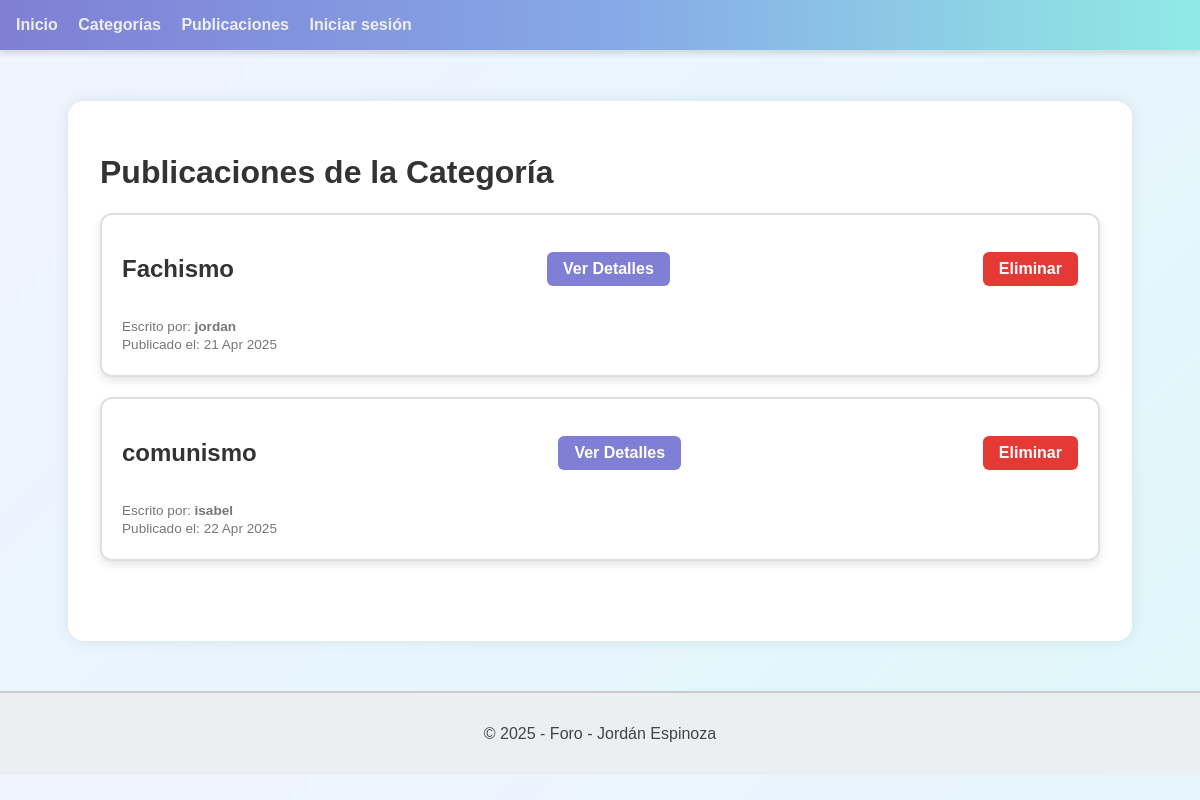
The page /foro/publicaciones/categoria/12/ on the database its author committed.
### foro_aplicacion/models.py (models this page shows, shortened)
class Publicacion(models.Model):
    titulo = models.CharField(max_length=100)
    cuerpo = models.TextField()
    fecha_creacion = models.DateTimeField(auto_now_add=True)
    fecha_modificacion = models.DateTimeField(auto_now=True)
    usuario = models.ForeignKey(Usuario, on_delete=models.CASCADE, related_name='publicaciones')
    categoria = models.ForeignKey(Categoria, on_delete=models.CASCADE, related_name='publicaciones')
    etiquetas = models.ManyToManyField(Etiqueta, through='PublicacionEtiqueta', related_name='publicaciones')

class Usuario(AbstractUser):
    correo = models.EmailField(max_length=100, unique=True)
    es_admin = models.BooleanField(default=False)
    es_baneado = models.BooleanField(default=False)
    es_moderador = models.BooleanField(default=False)
    es_autor = models.BooleanField(default=False)
    reputacion = models.IntegerField(default=0)
    avatar = models.ImageField(upload_to='avatars/', blank=True, null=True)
    class Meta:
        verbose_name = 'Usuario'
        verbose_name_plural = 'Usuarios'

### foro_aplicacion/views.py (the view)
# urls.py: path('publicaciones/categoria/<int:categoria_id>/', publicaciones_por_categoria, name='publicaciones_por_categoria'),
def publicaciones_por_categoria(request, categoria_id):
    publicaciones = Publicacion.objects.filter(categoria_id=categoria_id)
    return render(request, 'publicaciones/listar_por_categoria.html', {'publicaciones': publicaciones})

### foro_aplicacion/templates/publicaciones/listar_por_categoria.html (shortened to what this page needs)
{% extends 'template_base.html' %}
{% block body %}
    <h1>Publicaciones de la Categoría</h1>
    {% if publicaciones %}
        {% for publicacion in publicaciones %}
            <div class="publicacion-card">
                <div class="publicacion-header">
                    <h2 class="titulo">{{ publicacion.titulo }}</h2>
                    <a href="{% url 'detalle_publicacion' publicacion.pk %}" class="btn btn-ver">Ver Detalles</a>
                    <a href="{% url 'eliminar_publicacion' publicacion.pk %}" class="btn btn-eliminar">Eliminar</a>
                </div>
                <p class="autor">Escrito por: <strong>{{ publicacion.usuario.username }}</strong></p>
                <p class="fecha">Publicado el: {{ publicacion.fecha_creacion|date:"d M Y" }}</p>
            </div>
        {% endfor %}
    {% else %}
        <p>No hay publicaciones en esta categoría.</p>
    {% endif %}
{% endblock body %}

### static/css/styles.css (style rules this page uses)
body { margin: 0; padding: 0; background: linear-gradient(135deg, #f0f4ff, #e0f7fa); color: #333; font-family: 'Segoe UI', Tahoma, Geneva, Verdana, sans-serif; }
body { font-family: Arial, sans-serif; background-color: #f4f4f4; color: #333; }
.titulo { font-size: 2em; margin-bottom: 20px; color: #0073e6; }
.btn { background-color: #0073e6; color: #fff; padding: 10px 20px; border: none; border-radius: 4px; cursor: pointer; font-size: 1em; }
.autor, .fecha { font-size: 0.85rem; color: #777; margin: 0.2rem 0; }
a.btn { display: inline-block; padding: 0.5rem 1rem; border-radius: 6px; font-weight: bold; text-decoration: none; transition: all 0.3s ease; }
.btn-eliminar { background-color: #e53935; color: white; }
.publicacion-card { background: #ffffff; border-left: 8px solid #86a8e7; padding: 1.8rem; border-radius: 16px; box-shadow: 0 8px 24px rgba(0, 0, 0, 0.08); transition: transform 0.3s ease, box-shadow 0.3s ease; }
.publicacion-header { display: flex; justify-content: space-between; align-items: center; margin-bottom: 0.8rem; }
.publicacion-card .titulo { font-size: 1.5rem; font-weight: bold; color: #333; }
.btn-ver { background-color: #7f7fd5; color: white; }
h2 { font-size: 24px; font-weight: bold; margin-bottom: 15px; color: #333; }
.publicacion-card { background: #ffffff; border: 2px solid #e0e0e0; border-radius: 12px; padding: 20px; margin-bottom: 20px; box-shadow: 0 4px 8px rgba(0, 0, 0, 0.1); }

### rows shown on the page
Publicacion: titulo "Fachismo", usuario.username "jordan", fecha_creacion "21 Apr 2025"
Publicacion: titulo "comunismo", usuario.username "isabel", fecha_creacion "22 Apr 2025"
